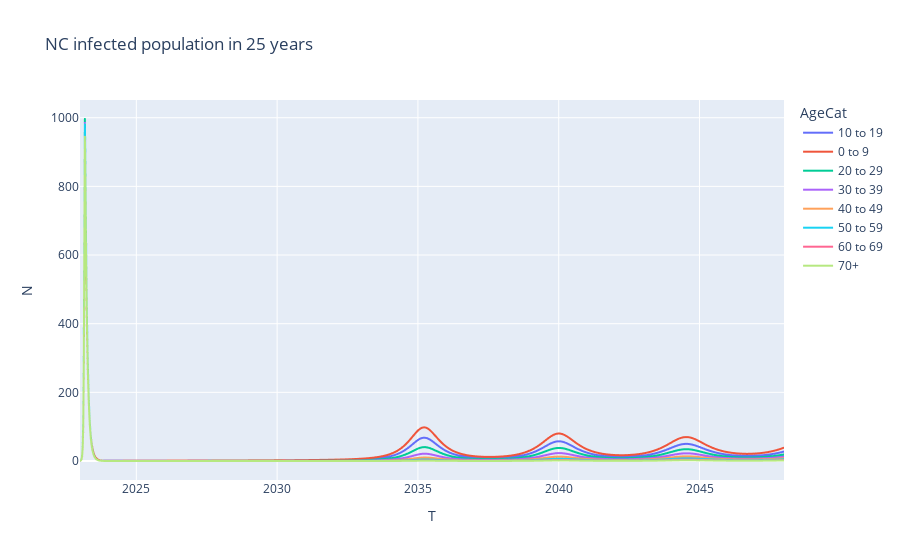

The notebook cell saved with this chart:
### Markdown cell above
Let's look at the results.

### Code cell
import plotly.express as px

nc_like_pop_infected = NC_demo_epi.full_epi.loc[NC_demo_epi.full_epi['DisState']=="I"]
nc_like_pop_infected = nc_like_pop_infected.assign(N=np.sqrt(nc_like_pop_infected['N']))

epi_fig = px.line(nc_like_pop_infected, x="T", 
                  y="N", color="AgeCat",
                  title="NC infected population in 25 years")

epi_fig.show()

### Figure 1 — Plotly figure (JSON) as saved in the notebook; plotly's stock layout.template omitted (floating-point values rounded to 4 significant figures; data arrays with more than 128 entries replaced by an {"elided": "..."} marker saying what was removed)
{"data": [{"hovertemplate": "AgeCat=10 to 19<br>T=%{x}<br>N=%{y}<extra></extra>", "legendgroup": "10 to 19", "line": {"color": "#636efa", "dash": "solid"}, "marker": {"symbol": "circle"}, "mode": "lines", "name": "10 to 19", "showlegend": true, "type": "scattergl", "x": {"elided": "1301 float values"}, "xaxis": "x", "y": {"elided": "1301 float values"}, "yaxis": "y"}, {"hovertemplate": "AgeCat=0 to 9<br>T=%{x}<br>N=%{y}<extra></extra>", "legendgroup": "0 to 9", "line": {"color": "#EF553B", "dash": "solid"}, "marker": {"symbol": "circle"}, "mode": "lines", "name": "0 to 9", "showlegend": true, "type": "scattergl", "x": {"elided": "1300 float values"}, "xaxis": "x", "y": {"elided": "1300 float values"}, "yaxis": "y"}, {"hovertemplate": "AgeCat=20 to 29<br>T=%{x}<br>N=%{y}<extra></extra>", "legendgroup": "20 to 29", "line": {"color": "#00cc96", "dash": "solid"}, "marker": {"symbol": "circle"}, "mode": "lines", "name": "20 to 29", "showlegend": true, "type": "scattergl", "x": {"elided": "1300 float values"}, "xaxis": "x", "y": {"elided": "1300 float values"}, "yaxis": "y"}, {"hovertemplate": "AgeCat=30 to 39<br>T=%{x}<br>N=%{y}<extra></extra>", "legendgroup": "30 to 39", "line": {"color": "#ab63fa", "dash": "solid"}, "marker": {"symbol": "circle"}, "mode": "lines", "name": "30 to 39", "showlegend": true, "type": "scattergl", "x": {"elided": "1300 float values"}, "xaxis": "x", "y": {"elided": "1300 float values"}, "yaxis": "y"}, {"hovertemplate": "AgeCat=40 to 49<br>T=%{x}<br>N=%{y}<extra></extra>", "legendgroup": "40 to 49", "line": {"color": "#FFA15A", "dash": "solid"}, "marker": {"symbol": "circle"}, "mode": "lines", "name": "40 to 49", "showlegend": true, "type": "scattergl", "x": {"elided": "1300 float values"}, "xaxis": "x", "y": {"elided": "1300 float values"}, "yaxis": "y"}, {"hovertemplate": "AgeCat=50 to 59<br>T=%{x}<br>N=%{y}<extra></extra>", "legendgroup": "50 to 59", "line": {"color": "#19d3f3", "dash": "solid"}, "marker": {"symbol": "circle"}, "mode": "lines", "name": "50 to 59", "showlegend": true, "type": "scattergl", "x": {"elided": "1300 float values"}, "xaxis": "x", "y": {"elided": "1300 float values"}, "yaxis": "y"}, {"hovertemplate": "AgeCat=60 to 69<br>T=%{x}<br>N=%{y}<extra></extra>", "legendgroup": "60 to 69", "line": {"color": "#FF6692", "dash": "solid"}, "marker": {"symbol": "circle"}, "mode": "lines", "name": "60 to 69", "showlegend": true, "type": "scattergl", "x": {"elided": "1300 float values"}, "xaxis": "x", "y": {"elided": "1300 float values"}, "yaxis": "y"}, {"hovertemplate": "AgeCat=70+<br>T=%{x}<br>N=%{y}<extra></extra>", "legendgroup": "70+", "line": {"color": "#B6E880", "dash": "solid"}, "marker": {"symbol": "circle"}, "mode": "lines", "name": "70+", "showlegend": true, "type": "scattergl", "x": {"elided": "1300 float values"}, "xaxis": "x", "y": {"elided": "1300 float values"}, "yaxis": "y"}], "layout": {"legend": {"title": {"text": "AgeCat"}, "tracegroupgap": 0}, "title": {"text": "NC infected population in 25 years"}, "xaxis": {"anchor": "y", "domain": [0, 1], "title": {"text": "T"}}, "yaxis": {"anchor": "x", "domain": [0, 1], "title": {"text": "N"}}}}
